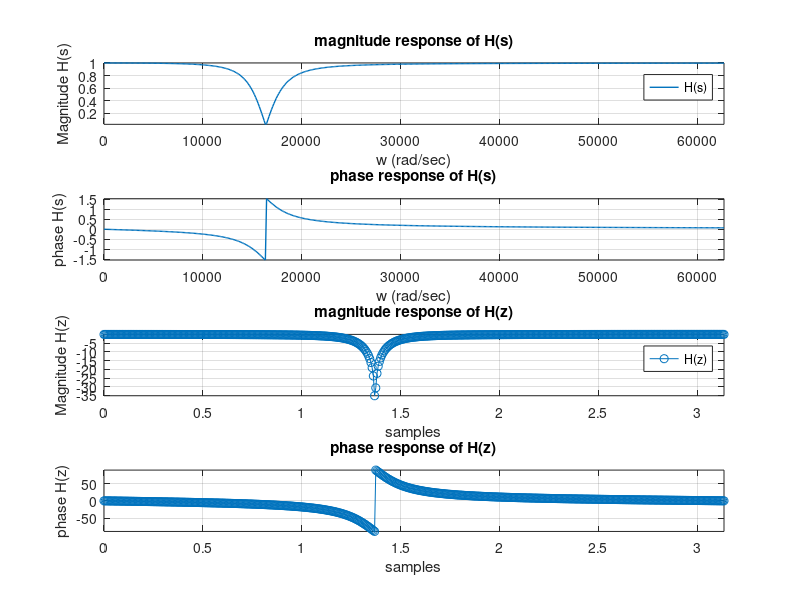
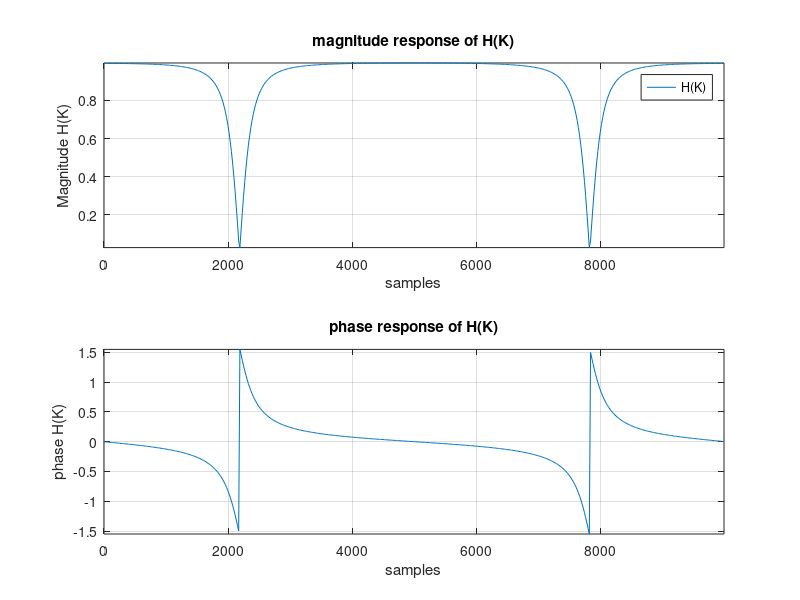
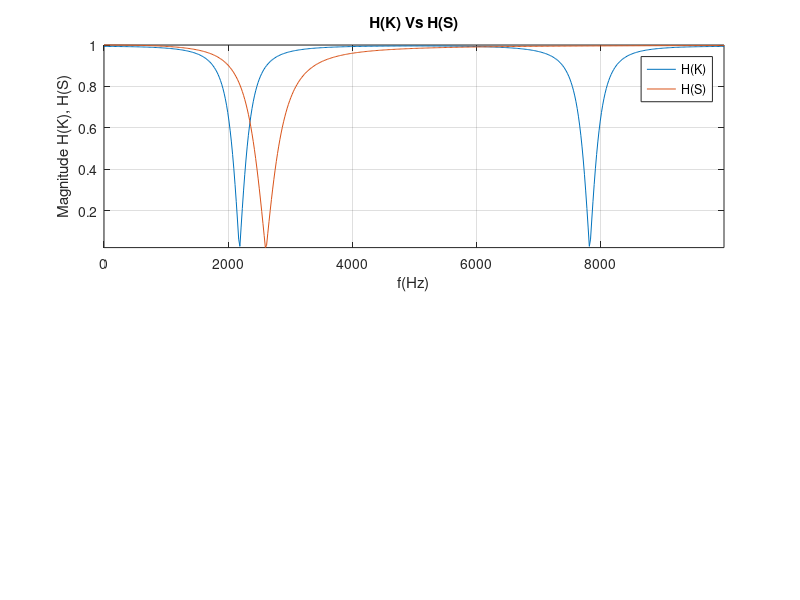

Here is the MATLAB script that generated these plots, in order:
clc
clear all

num_s = [1 0 2.68e8];
den_s = [1 0.42e4 2.68e8];

n_samples = 512;

f = (0:(n_samples-1)) / n_samples * 10000;
w = 2 * pi * f;

hs = freqs(num_s,den_s,w);

figure(1)
subplot(4,1,1)
plot(w,abs(hs),"LineWidth",1)
xlabel('w (rad/sec)')
ylabel('Magnitude H(s)')
title('magnitude response of H(s)')
legend('H(s)')
grid on
axis tight

subplot(4,1,2)
plot(w,angle(hs),"LineWidth",1)
xlabel('w (rad/sec)')
ylabel('phase H(s)')
title('phase response of H(s)')
grid on
axis tight

num_z = [0.88 -0.35 0.88];
den_z = [1 -0.35 0.77];


[hz, samples] = freqz(num_z,den_z,n_samples);
subplot(4,1,3)
plot(samples, 20*log10(abs(hz)), 'o-')
xlabel('samples')
ylabel('Magnitude H(z)')
title('magnitude response of H(z)')
legend('H(z)')
grid on
axis tight

subplot(4,1,4)
plot(samples,angle(hz)*180/pi,'o-');
xlabel('samples')
ylabel('phase H(z)')
title('phase response of H(z)')
grid on
axis tight

hn = impz(num_z, den_z, n_samples);
Hk = fft(hn);

figure(2)

subplot(2,1,1)
plot(f,abs(Hk))
xlabel('samples')
ylabel('Magnitude H(K)')
title('magnitude response of H(K)')
legend('H(K)')
grid on
axis tight

subplot(2,1,2)
plot(f,unwrap(angle(Hk)));
xlabel('samples')
ylabel('phase H(K)')
title('phase response of H(K)')
grid on
axis tight


figure(3)

subplot(2,1,1)
plot(f,abs(Hk),f,abs(hs))
xlabel('f(Hz)')
ylabel('Magnitude H(K), H(S)')
title('H(K) Vs H(S)')
legend('H(K)','H(S)')
grid on
axis tight
